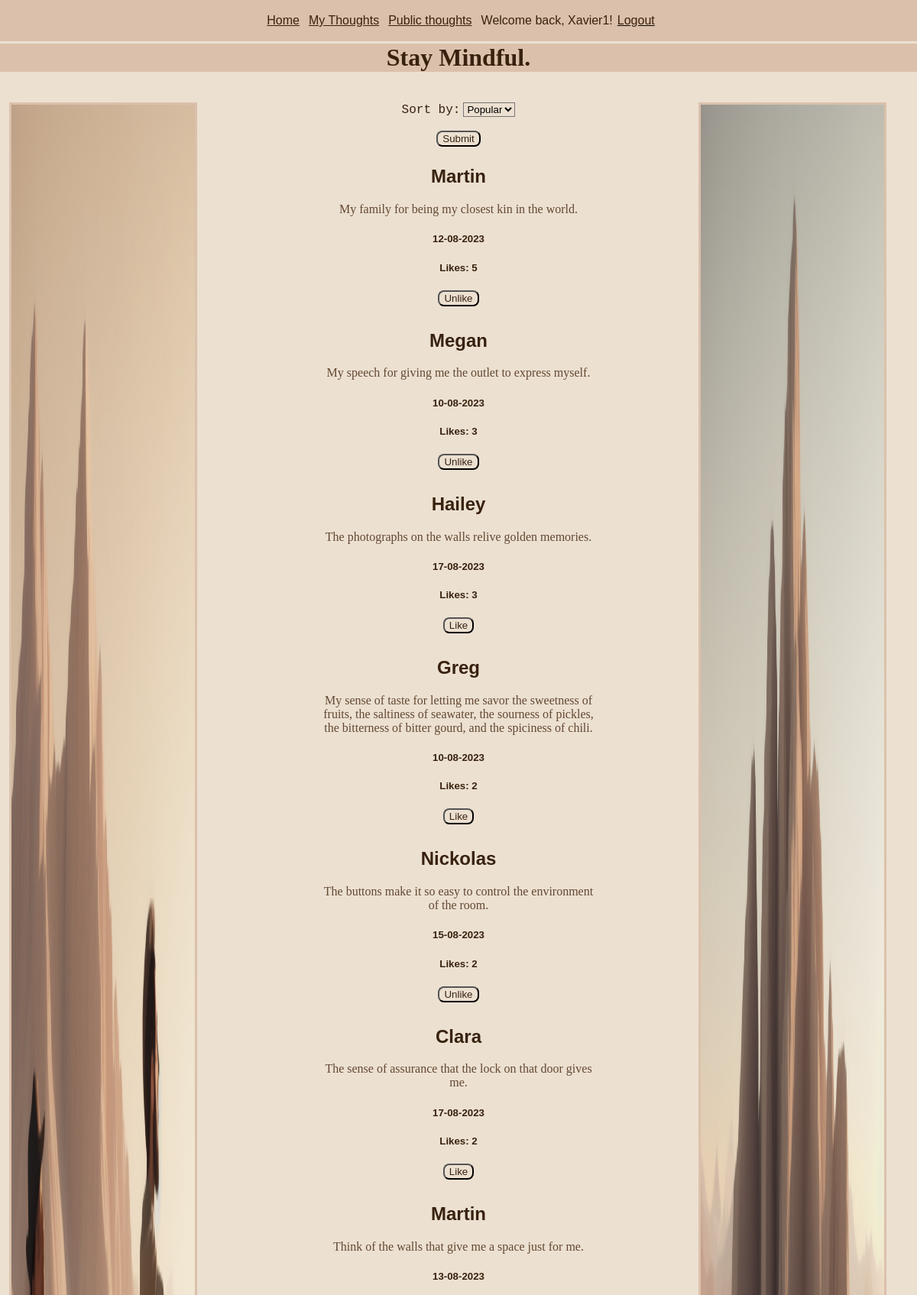
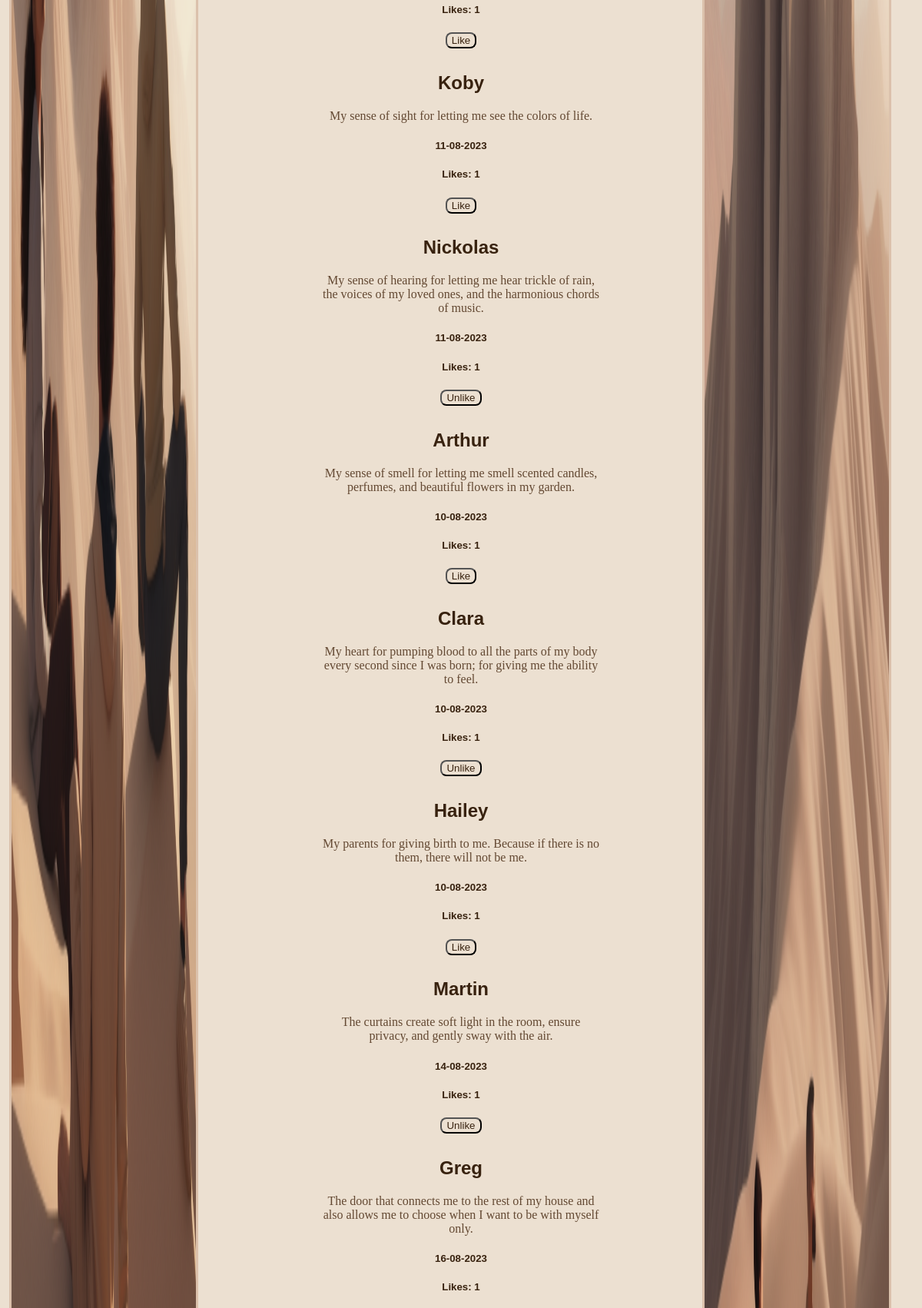
The app's page /public_posts (signed in, upper part) with its own data (2 pictures, top to bottom).
### tables this page shows
CREATE TABLE User (id INTEGER PRIMARY KEY, username TEXT, password TEXT);

CREATE TABLE Gratitude_idea (id INTEGER PRIMARY KEY, date TEXT, username TEXT, content TEXT, like_count INTEGER DEFAULT (0), is_public INTEGER);

### routes.py (the view, shortened to what this page needs)
@app.route('/public_posts', methods=['GET', 'POST'])
def public_posts():
    global sort
    if 'username' in session:
        user_id = db_query("SELECT id FROM User WHERE username = ?", True, False, (session['username'],))
        if request.method == "GET":
            if sort == 'popular':
                idea_data = db_query('SELECT username, content, date, id, like_count FROM\
                    Gratitude_idea WHERE is_public = 1 ORDER BY like_count DESC', False, False, ())
                liked_post = db_query('SELECT post_id FROM Liked_Posts WHERE user = ?', False, False, user_id)
                liked_posts = [item[0] for item in liked_post]
                return render_template("public_posts.html", idea_data=idea_data, liked_posts=liked_posts, user_id = user_id)
        elif request.method == "POST":
            sort = request.form['sort']
            return redirect("public_posts")
        else:
            return redirect("/")
    else:
        flash('First please create an account or login to an existing one.')
        return redirect('loginpage')

### routes.py (called while the page is built)
def db_query(query, is_single, is_insert, data):
    conn = sqlite3.connect("mindful.db")
    try:
        cur = conn.cursor()
        cur.execute(query, data)
        if is_insert:
            conn.commit()
        if is_single:
            result = cur.fetchone()
        else:
            result = cur.fetchall()
        return result
    finally:
        conn.close()

def get_random_image():
    image_folder = os.path.join(app.static_folder, 'images')
    images = os.listdir(image_folder)
    random_image = random.choice(images)
    return f"static/images/{random_image}"

@app.context_processor
def inject_random_image():
    return {'random_image': get_random_image(),
            'random_image1': get_random_image()}

### templates/public_posts.html (shortened to what this page needs)
{% extends 'layout.html' %}
{% block content %}
<form action="/public_posts" method="post">
    <label for="sort">Sort by:</label>
    <select class="input" name="sort" id="sort">
        <option value="popular">Popular</option>
    </select>
    <br><br>
    <input class='button' type="submit" value="Submit">
    </form>
{% for idea_data in idea_data %}
<div>
    <h2>
        {{ idea_data[0] }}
    </h2>
    <p class="p_overflow">
        {{ idea_data[1] }}
    </p>
    <h5>
        {{ idea_data[2] }}
    </h5>
    <h5>
        Likes: {{ idea_data[4] }}
    </h5>
    {% if idea_data[3] in liked_posts %}
    <form action="/like" method="post">
        <input class="button" type="submit" value="Unlike">
    </form>
    {% else %}
    <form action="/like" method="post">
        <input class="button" type="submit" value="Like">
    </form>
    {% endif %}
</div>
{% endfor %}
{% endblock %}

### templates/nav.html
<div id="nav">
        <a class="nav_element" href="/">Home</a>
        <a class="nav_element" href="/my_posts">My Thoughts</a>
        <a class="nav_element" href="/public_posts">Public thoughts</a>
        {% if session.username == "admin" %}
        <form action="/adminlogin" method="post">
                <button class="button" id="admin">Admin</button>
        </form>
        <a id="username_nav" class="nav_element">Welcome back, {{ session.username }}! </a>
                <form action="/logout" method="post">
                        <button class="nav_button" id="logout"><a> Logout</a></button>
                </form>
        {% elif session['username'] %}
        <a id="username_nav" class="nav_element">Welcome back, {{ session.username }}! </a>
        <form action="/logout" method="post">
                <button class="nav_button" id="logout"><a> Logout</a></button>
        </form>
        {% else %}
        <a class="nav_element" href="/create_account_page">Create an account</a>
        <a class="nav_element" href="/loginpage">Login</a>
        {% endif %}
</div>

### static/styles.css (style rules this page uses)
body { background-color: #ece0d1; margin: auto; text-align: center; min-height: 100vh; }
div { padding-top: 1.5%; padding-bottom: 1.5%; }
.nav_element { padding-left: 0.5%; padding-right: 0.5%; }
#nav { position:fixed; top:0%; width: 100%; background-color: #dbc1ac; display: flex; justify-content: center; }
h2 { font-family: sans-serif; color: #38220f; }
h5 { font-family: sans-serif; color: #38220f; padding-left: 5%; padding-right: 5%; }
p { font-family: cursive; color: #634832; }
.p_overflow { overflow-wrap: break-word; margin: auto; }
a { font-family: sans-serif; color: #38220f; }
label { font-family: monospace; font-size: large; color: #38220f; }
.nav_button { background: none!important; border: none; padding: 0!important; font-size: medium; font-family: sans-serif; text-decoration: underline; cursor: pointer; }
.button { background-color: #ece0d1; color: #38220f; border-radius: 8px; }
.input { background-color: #ece0d1; }

### records on screen
User: username "Xavier1"
Gratitude_idea: username "Martin", content "My family for being my closest kin in the world.", date "12-08-2023", like_count "5"
Gratitude_idea: username "Megan", content "My speech for giving me the outlet to express myself.", date "10-08-2023", like_count "3"
Gratitude_idea: username "Hailey", content "The photographs on the walls relive golden memories.", date "17-08-2023", like_count "3"
Gratitude_idea: username "Greg", content "My sense of taste for letting me savor the sweetness of fruits, the saltiness of seawater, the sourness of pickles, the bitterness of bitter gourd, and the spiciness of chili.", date "10-08-2023", like_count "2"
Gratitude_idea: username "Nickolas", content "The buttons make it so easy to control the environment of the room.", date "15-08-2023", like_count "2"
Gratitude_idea: username "Clara", content "The sense of assurance that the lock on that door gives me.", date "17-08-2023", like_count "2"
Gratitude_idea: username "Martin", content "Think of the walls that give me a space just for me.", date "13-08-2023", like_count "1"
Gratitude_idea: username "Koby", content "My sense of sight for letting me see the colors of life.", date "11-08-2023", like_count "1"
Gratitude_idea: username "Nickolas", content "My sense of hearing for letting me hear trickle of rain, the voices of my loved ones, and the harmonious chords of music.", date "11-08-2023", like_count "1"
Gratitude_idea: username "Arthur", content "My sense of smell for letting me smell scented candles, perfumes, and beautiful flowers in my garden.", date "10-08-2023", like_count "1"
Gratitude_idea: username "Clara", content "My heart for pumping blood to all the parts of my body every second since I was born; for giving me the ability to feel.", date "10-08-2023", like_count "1"
Gratitude_idea: username "Hailey", content "My parents for giving birth to me. Because if there is no them, there will not be me.", date "10-08-2023", like_count "1"
Gratitude_idea: username "Martin", content "The curtains create soft light in the room, ensure privacy, and gently sway with the air.", date "14-08-2023", like_count "1"
Gratitude_idea: username "Greg", content "The door that connects me to the rest of my house and also allows me to choose when I want to be with myself only.", date "16-08-2023", like_count "1"
